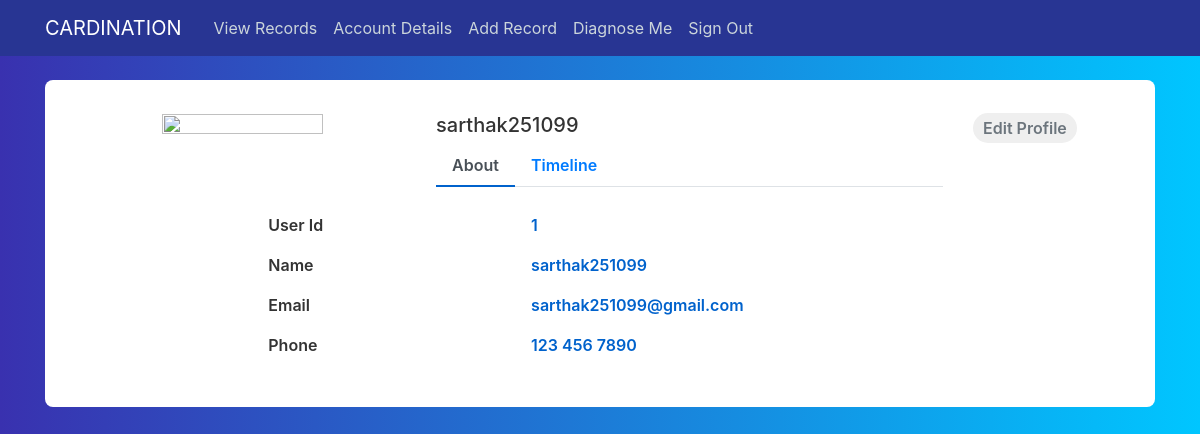
The page /account (signed in) on the database its author committed.
### cardination/models.py (models this page shows, shortened)
class Patient(db.Model,UserMixin):
    id = db.Column(db.Integer, primary_key = True)
    username = db.Column(db.String(20), unique = True, nullable = False)
    email = db.Column(db.String(120), unique = True, nullable = False)
    image_file = db.Column(db.String(20), nullable = False, default = 'default.jpg')
    password = db.Column(db.String(60), nullable = False)

### cardination/routes.py (the view)
@app.route("/account")
@login_required
def account():
    return render_template('account.html')

### cardination/models.py (called while the page is built)
@login_manager.user_loader
def load_user(user_id):
    return Patient.query.get(int(user_id))

### cardination/templates/account.html (shortened to what this page needs)
{% extends "layout.html" %}
{% block content %}
<div class="container emp-profile">
            <form method="post">
                <div class="row">
                    <div class="col-md-4">
                        <div class="profile-img">
                            <img src="https://www.gstatic.com/webp/gallery3/2.png" alt=""/>
                        </div>
                    </div>
                    <div class="col-md-6">
                        <div class="profile-head">
                                    <h5>
                                        {{ current_user.username }}
                                    </h5>
                            <ul class="nav nav-tabs" id="myTab" role="tablist">
                                <li class="nav-item">
                                    <a class="nav-link active" id="home-tab" data-toggle="tab" href="#home" role="tab" aria-controls="home" aria-selected="true">About</a>
                                </li>
                                <li class="nav-item">
                                    <a class="nav-link" id="profile-tab" data-toggle="tab" href="#profile" role="tab" aria-controls="profile" aria-selected="false">Timeline</a>
                                </li>
                            </ul>
                        </div>
                    </div>
                    <div class="col-md-2">
                        <input type="submit" class="profile-edit-btn" name="btnAddMore" value="Edit Profile"/>
                    </div>
                </div>
                <div class="row">
                    <div class="col-md-8">
                        <div style="margin-left:190px;" class="tab-content profile-tab" id="myTabContent">
                            <div class="tab-pane fade show active" id="home" role="tabpanel" aria-labelledby="home-tab">
                                        <div class="row">
                                            <div class="col-md-6">
                                                <label>User Id</label>
                                            </div>
                                            <div class="col-md-6">
                                                <p>{{ current_user.id }}</p>
                                            </div>
                                        </div>
                                        <div class="row">
                                            <div class="col-md-6">
                                                <label>Name</label>
                                            </div>
                                            <div class="col-md-6">
                                                <p>{{ current_user.username }}</p>
                                            </div>
                                        </div>
                                        <div class="row">
                                            <div class="col-md-6">
                                                <label>Email</label>
                                            </div>
                                            <div class="col-md-6">
                                                <p>{{ current_user.email }}</p>
                                            </div>
                                        </div>
                                        <div class="row">
                                            <div class="col-md-6">
                                                <label>Phone</label>
                                            </div>
                                            <div class="col-md-6">
                                                <p>123 456 7890</p>
                                            </div>
                                        </div>
                                        <div class="row">
                                            <div class="col-md-6">
                                            </div>
                                            <div class="col-md-6">
                                            </div>
                                        </div>
                            </div>
                        </div>
                    </div>
                </div>
            </form>
        </div>
{% endblock content %}

### cardination/static/main.css (style rules this page uses)
body { background: #fafafa; color: #333333; margin-top: 5rem; }
h1, h2, h3, h4, h5, h6 { color: #444444; }

### rows shown on the page
Patient: username "sarthak251099", id "1", email "sarthak251099@gmail.com"
